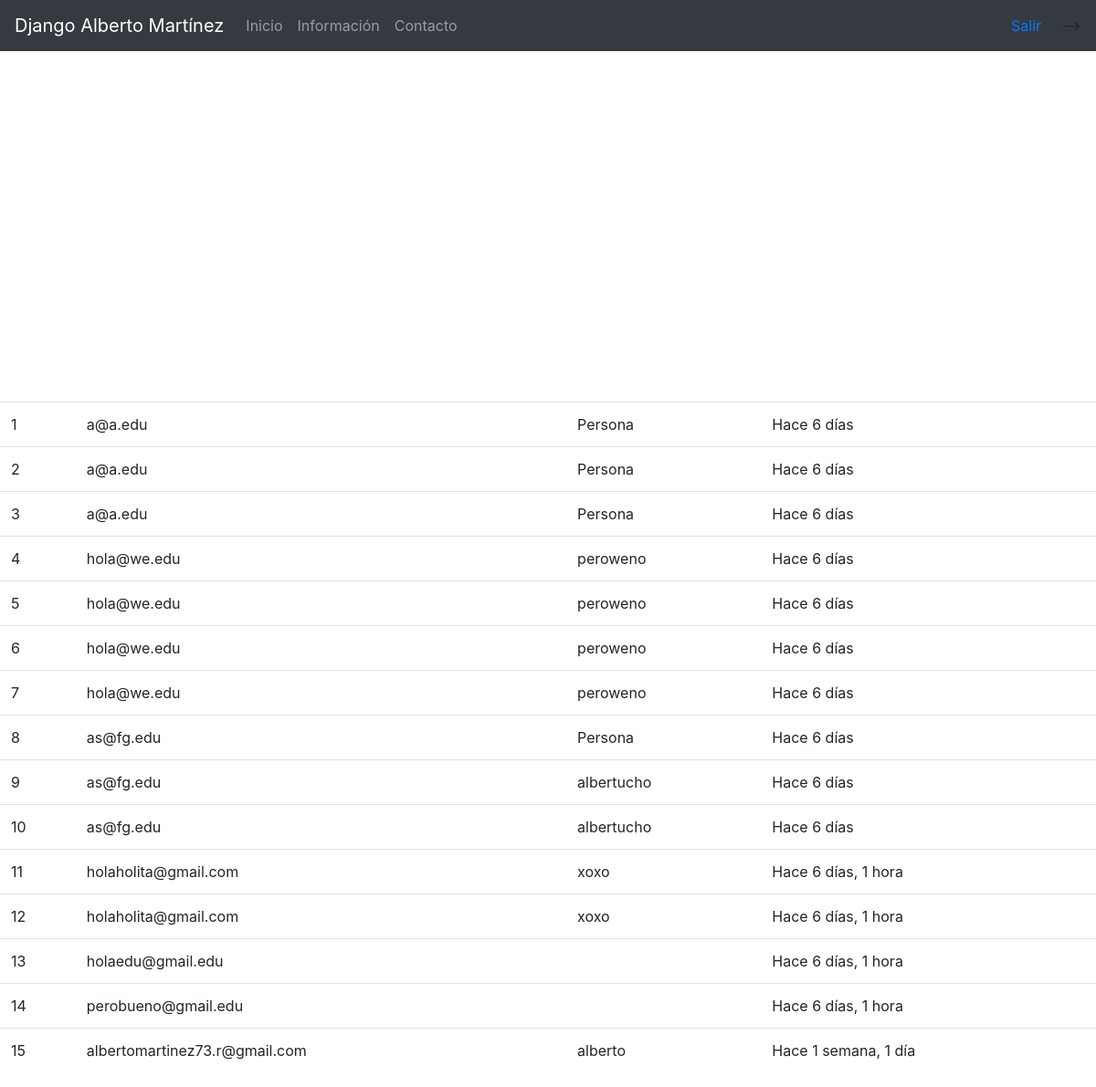
The app's page / (signed in), older data.
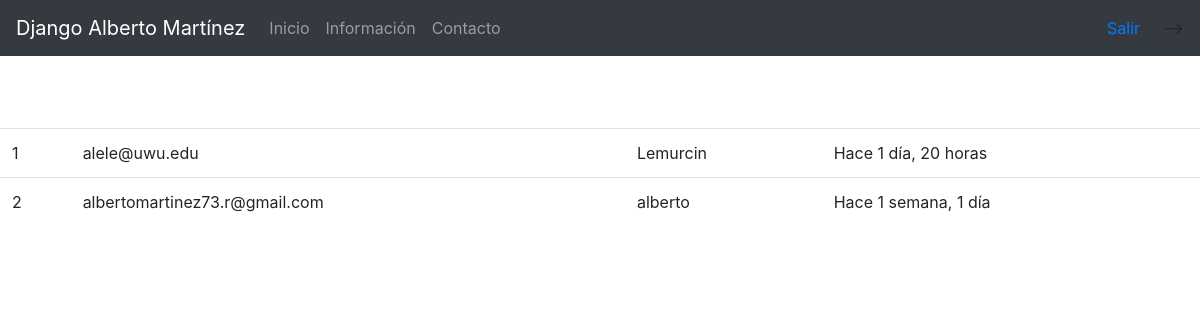
The same page, newer data.
### boletin/models.py (models this page shows)
class Registrado(models.Model):
	nombre=models.CharField(max_length=100, blank=True, null=True)
	email=models.EmailField()
	timestamp= models.DateTimeField(auto_now_add=True, auto_now=False)
	def __str__(self):
		return self.email

### boletin/views.py (the view, shortened to what this page needs)
# urls.py: url(r'^$', views.inicio, name='inicio'),
def inicio(request):
	titulo= 'Bienvenidos'
	if request.user.is_authenticated():
		titulo = 'Bienvenido/a %s' %(request.user)
	form = RegModelForm(request.POST or None)
	context = {
		'titulo': titulo,
		'el_form': form,
	}
	if request.user.is_authenticated and request.user.is_staff:
		queryset=Registrado.objects.all().order_by('-timestamp')
		context={
			'queryset': queryset,
		}
	return render(request, 'inicio.html', context)

### templates/inicio.html (shortened to what this page needs)
{% extends 'base.html' %}
{% load crispy_forms_tags %}
{% load static %}
{% block jumbotron %}
{% if request.user.is_staff %}
<table class='table'>
{% for instance in queryset %}
<tr><td>{{ forloop.counter }}</td><td>{{ instance }}</td><td> {{ instance.nombre }}</td><td>Hace {{ instance.timestamp|timesince }}</td></tr><br>
{% endfor %}
</table>
{% endif %}
{% endblock %}

### templates/base.html (shortened to what this page needs)
<!doctype html>
{% load static %}
<html lang="en">
  <head>
{% include 'head_css.html' %}
  </head>
  <body>
{% include 'navbar.html' %}
{% block jumbotron %}
{% endblock %}
</html>

### templates/head_css.html (shortened to what this page needs)
{% load static %}
<link href="{% static 'css/bootstrap.min.css' %}" rel="stylesheet">
<link href="{% static 'css/navbar-top.css' %}" rel="stylesheet">
<link href="{% static 'css/custom.css' %}" rel="stylesheet">

### templates/navbar.html (shortened to what this page needs)
    <nav class="navbar navbar-expand-md navbar-dark bg-dark mb-4">
  <a class="navbar-brand" href="#">Django Alberto Martínez</a>
  <div class="collapse navbar-collapse" id="navbarCollapse">
    <ul class="navbar-nav mr-auto">
      <li>
        <a class="nav-link" href="{% url 'inicio' %}">Inicio<span class="sr-only">(current)</span></a>
      </li>
      <li class="nav-item">
        <a class="nav-link" href="{% url 'about' %}">Información</a>
      </li>
      <li class="nav-item">
        <a class="nav-link" href="{% url 'contact' %}">Contacto</a>
      </li>
    </ul>
    <ul class='nav navbar-nav navbar-right'>
      {% if request.user.is_authenticated %}
      <li><a href="{% url 'auth_logout' %}">Salir</a></li>
      {% else %}
      <li><a href="{% url 'registration_register' %}">Registrarte</a></li>
      &nbsp;&nbsp;&nbsp;&nbsp;
<!--       <li><a href="{% url 'auth_login' %}">entrar</a></li>
      &nbsp;&nbsp;&nbsp;&nbsp;
      {% endif %} -->
    </ul>
  </div>
</nav>

### static_pro/static/css/navbar-top.css (style rules this page uses)
body { min-height: 750px; }

Row changes from the older to the newer data that the page shows:
removed Registrado: email "a@a.edu", nombre "Persona", timestamp "6 días"
removed Registrado: email "a@a.edu", nombre "Persona", timestamp "6 días"
removed Registrado: email "a@a.edu", nombre "Persona", timestamp "6 días"
removed Registrado: email "hola@we.edu", nombre "peroweno", timestamp "6 días"
removed Registrado: email "hola@we.edu", nombre "peroweno", timestamp "6 días"
removed Registrado: email "hola@we.edu", nombre "peroweno", timestamp "6 días"
removed Registrado: email "hola@we.edu", nombre "peroweno", timestamp "6 días"
removed Registrado: email "as@fg.edu", nombre "Persona", timestamp "6 días"
removed Registrado: email "as@fg.edu", nombre "albertucho", timestamp "6 días"
removed Registrado: email "as@fg.edu", nombre "albertucho", timestamp "6 días"
removed Registrado: email "holaholita@gmail.com", nombre "xoxo", timestamp "6 días, 1 hora"
removed Registrado: email "holaholita@gmail.com", nombre "xoxo", timestamp "6 días, 1 hora"
removed Registrado: email "holaedu@gmail.edu", timestamp "6 días, 1 hora"
removed Registrado: email "perobueno@gmail.edu", timestamp "6 días, 1 hora"
added Registrado: email "alele@uwu.edu", nombre "Lemurcin", timestamp "1 día, 20 horas"
